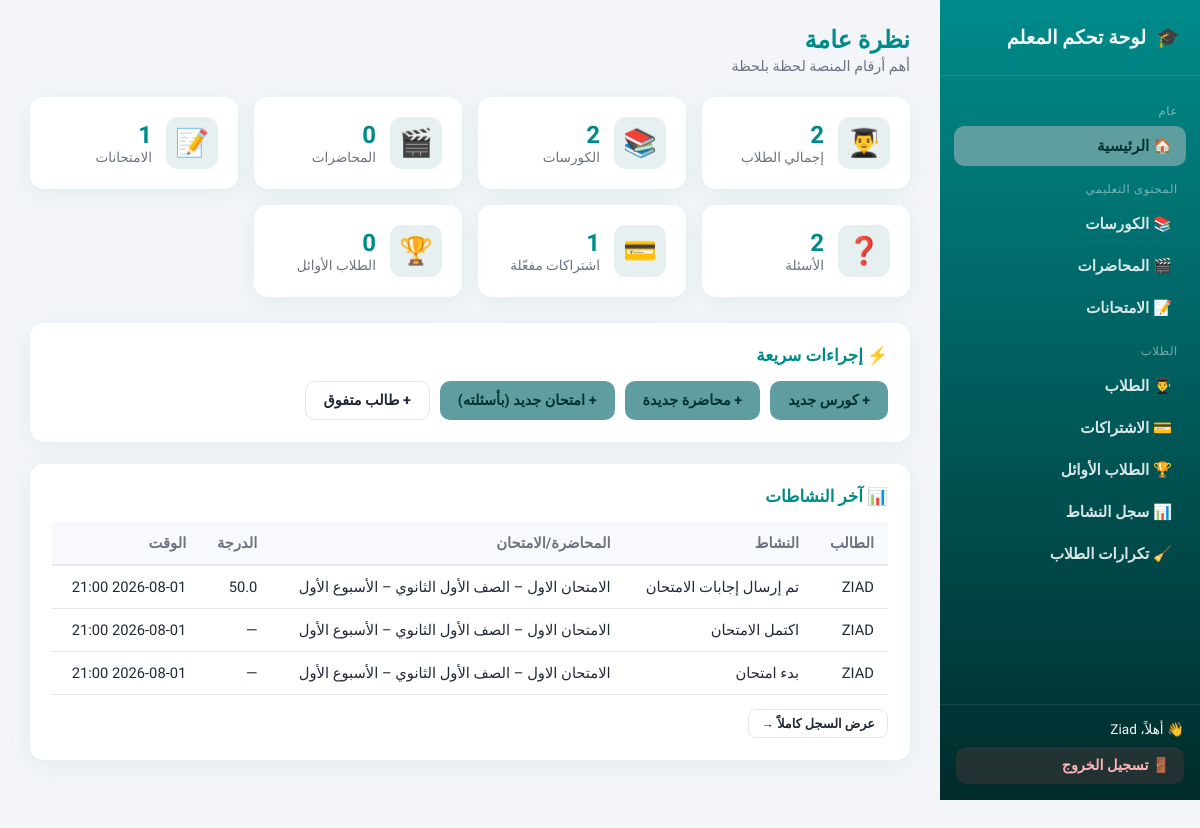
The page /dashboard/ (signed in) on the database its author committed.
### accounts/models.py (models this page shows, shortened)
class ActivityLog(models.Model):
    ACTIVITY_TYPES = [
        ('lecture_view', 'فتح صفحة المحاضرة'),
        ('lecture_progress', 'تقدّم مشاهدة المحاضرة'),
        ('lecture_present', 'اكتمل مشاهدة المحاضرة (حاضر)'),
        ('exam_started', 'بدء امتحان'),
        ('exam_submitted', 'تم إرسال إجابات الامتحان'),
        ('exam_completed', 'اكتمل الامتحان'),
        ('login', 'تسجيل دخول'),
        ('logout', 'تسجيل خروج'),
        ('other', 'نشاط آخر'),
    ]
    student = models.ForeignKey(
        'accounts.Student',
        on_delete=models.CASCADE,
        related_name='activity_logs',
        verbose_name="الطالب"
    )
    activity_type = models.CharField(max_length=30, choices=ACTIVITY_TYPES, verbose_name="نوع النشاط")
    lecture = models.ForeignKey('content.Lecture', null=True, blank=True, on_delete=models.CASCADE, verbose_name="المحاضرة")
    exam = models.ForeignKey('content.Exam', null=True, blank=True, on_delete=models.CASCADE, verbose_name="الامتحان")
    details = models.JSONField(null=True, blank=True, verbose_name="تفاصيل")
    score = models.FloatField(null=True, blank=True, verbose_name="الدرجة")
    created_at = models.DateTimeField(auto_now_add=True, verbose_name="الوقت")
    class Meta:
        verbose_name = "سجل نشاط"
        verbose_name_plural = "سجلات النشاط"
        ordering = ('-created_at',)

class Student(models.Model):
    user = models.OneToOneField(User, on_delete=models.CASCADE, null=True, blank=True)
    full_name = models.CharField(max_length=150, verbose_name="الاسم رباعي")
    parent_phone_number = models.CharField(max_length=15, unique=True, verbose_name="رقم هاتف ولي الأمر")
    governorate = models.CharField(max_length=100, verbose_name="المحافظة")
    grade = models.CharField(
        max_length=50,
        verbose_name="الصف الدراسي",
        choices=[
            ('1', 'الصف الأول الثانوي'),
            ('2', 'الصف الثاني الثانوي'),
            ('3', 'الصف الثالث الثانوي'),
            ('4', 'أولى إعدادي'),
            ('5', 'تانية إعدادي'),
            ('6', 'تالته إعدادي'),
        ]
    )
    password = models.CharField(max_length=128, verbose_name="كلمة المرور", default='default_password')
    courses = models.ManyToManyField(Course, related_name='student_courses', verbose_name="الكورسات", blank=True)
    viewed_lectures = models.ManyToManyField('content.Lecture', related_name='students_who_watched', verbose_name="المحاضرات المشاهدة", blank=True)
    attempted_exams = models.ManyToManyField('content.Exam', related_name='students_who_attempted', verbose_name="الامتحانات المجربة", blank=True)
    videos_watched = models.PositiveIntegerField(default=0, verbose_name="عدد الفيديوهات المشاهدة")
    exams_completed = models.PositiveIntegerField(default=0, verbose_name="عدد الاختبارات المنهية")
    average_score = models.FloatField(default=0.0, verbose_name="متوسط النتائج")
    total_lecture_time = models.PositiveIntegerField(default=0, verbose_name="إجمالي مدة المحاضرات (بالدقائق)")
    total_video_views = models.PositiveIntegerField(default=0, verbose_name="إجمالي عدد مرات مشاهدة الفيديوهات")
    total_exam_views = models.PositiveIntegerField(default=0, verbose_name="إجمالي عدد مرات فتح الاختبارات")
    total_exam_completions = models.PositiveIntegerField(default=0, verbose_name="إجمالي عدد مرات إنهاء الاختبارات")
    def __str__(self):
        return self.full_name

### content/models.py (models this page shows, shortened)
class Exam(models.Model):
    title           = models.CharField(max_length=255, verbose_name="عنوان الامتحان")
    description     = models.TextField(verbose_name="الوصف", null=True, blank=True)
    grade           = models.CharField(max_length=10, choices=GRADE_CHOICES, verbose_name="الصف الدراسي", null=True, blank=True)
    course          = models.ForeignKey("content.Course", on_delete=models.CASCADE, verbose_name="الكورس", null=True, blank=True)
    week            = models.CharField(max_length=10, choices=WEEK_CHOICES, verbose_name="الأسبوع", null=True, blank=True)
    created_at      = models.DateTimeField(auto_now_add=True, verbose_name="تاريخ الإضافة", null=True, blank=True)
    total_mcq_score = models.PositiveIntegerField(default=0, verbose_name="المجموع الكلي للاختيارات")
    duration_minutes= models.PositiveIntegerField(default=30, verbose_name="مدة الامتحان (دقائق)")
    def __str__(self):
        grade_disp = dict(GRADE_CHOICES).get(self.grade, "غير محدد")
        week_disp  = self.get_week_display() if self.week else "غير محدد"
        return f"{self.title} – {grade_disp} – {week_disp}"

### dashboard/views.py (the view)
# urls.py: 2. Add a URL to urlpatterns:  path('', views.home, name='home')
@staff_required
def home(request):
    stats = {
        'students_count': Student.objects.count(),
        'courses_count': Course.objects.count(),
        'lectures_count': Lecture.objects.count(),
        'exams_count': Exam.objects.count(),
        'questions_count': Question.objects.count(),
        'active_subscriptions': Subscription.objects.filter(is_active=True).count(),
        'top_students_count': TopStudent.objects.count(),
    }
    recent_activity = (
        ActivityLog.objects.select_related('student', 'lecture', 'exam')
        .order_by('-created_at')[:10]
    )
    return render(request, 'dashboard/home.html', {
        'stats': stats,
        'recent_activity': recent_activity,
        'registry': REGISTRY,
        'active_nav': 'home',
    })

### accounts/context_processors.py (called while the page is built)
def student_session(request):
    is_registered = request.session.get("is_registered", False)
    student_name = request.session.get("student_name", None)
    student_obj = None
    student_id = request.session.get("student_id")
    if student_id:
        try:
            student_obj = Student.objects.filter(id=student_id).first()
        except Exception:
            student_obj = None
    return {
        "is_registered": is_registered,
        "student_name": student_name,
        "student": student_obj,
    }

### dashboard/templates/dashboard/home.html (shortened to what this page needs)
{% extends "dashboard/base.html" %}
{% block content %}
<div class="dash-topbar">
  <div>
    <h1>نظرة عامة</h1>
    <div class="subtitle">أهم أرقام المنصة لحظة بلحظة</div>
  </div>
</div>
<div class="stats-grid">
  <div class="stat-card">
    <div class="icon">👨‍🎓</div>
    <div>
      <div class="value">{{ stats.students_count }}</div>
      <div class="label">إجمالي الطلاب</div>
    </div>
  </div>
  <div class="stat-card">
    <div class="icon">📚</div>
    <div>
      <div class="value">{{ stats.courses_count }}</div>
      <div class="label">الكورسات</div>
    </div>
  </div>
  <div class="stat-card">
    <div class="icon">🎬</div>
    <div>
      <div class="value">{{ stats.lectures_count }}</div>
      <div class="label">المحاضرات</div>
    </div>
  </div>
  <div class="stat-card">
    <div class="icon">📝</div>
    <div>
      <div class="value">{{ stats.exams_count }}</div>
      <div class="label">الامتحانات</div>
    </div>
  </div>
  <div class="stat-card">
    <div class="icon">❓</div>
    <div>
      <div class="value">{{ stats.questions_count }}</div>
      <div class="label">الأسئلة</div>
    </div>
  </div>
  <div class="stat-card">
    <div class="icon">💳</div>
    <div>
      <div class="value">{{ stats.active_subscriptions }}</div>
      <div class="label">اشتراكات مفعّلة</div>
    </div>
  </div>
  <div class="stat-card">
    <div class="icon">🏆</div>
    <div>
      <div class="value">{{ stats.top_students_count }}</div>
      <div class="label">الطلاب الأوائل</div>
    </div>
  </div>
</div>
<div class="panel">
  <h2>⚡ إجراءات سريعة</h2>
  <div style="display:flex; flex-wrap:wrap; gap:10px;">
    <a class="btn btn-primary" href="{% url 'dashboard:add' 'courses' %}">+ كورس جديد</a>
    <a class="btn btn-primary" href="{% url 'dashboard:add' 'lectures' %}">+ محاضرة جديدة</a>
    <a class="btn btn-primary" href="{% url 'dashboard:add' 'exams' %}">+ امتحان جديد (بأسئلته)</a>
    <a class="btn btn-outline" href="{% url 'dashboard:add' 'top-students' %}">+ طالب متفوق</a>
  </div>
</div>
<div class="panel">
  <h2>📊 آخر النشاطات</h2>
  {% if recent_activity %}
    <div class="table-wrap">
      <table class="dash-table">
        <thead>
          <tr>
            <th>الطالب</th>
            <th>النشاط</th>
            <th>المحاضرة/الامتحان</th>
            <th>الدرجة</th>
            <th>الوقت</th>
          </tr>
        </thead>
        <tbody>
          {% for log in recent_activity %}
          <tr>
            <td>{{ log.student }}</td>
            <td>{{ log.get_activity_type_display }}</td>
            <td>{{ log.lecture|default:log.exam|default:"—" }}</td>
            <td>{{ log.score|default:"—" }}</td>
            <td>{{ log.created_at|date:"Y-m-d H:i" }}</td>
          </tr>
          {% endfor %}
        </tbody>
      </table>
    </div>
    <div style="margin-top:14px;">
      <a class="btn btn-outline btn-sm" href="{% url 'dashboard:activity_log' %}">عرض السجل كاملاً →</a>
    </div>
  {% else %}
    <div class="empty-state">
      <div class="emoji">📭</div>
      لا يوجد أي نشاط مسجل حتى الآن.
    </div>
  {% endif %}
</div>
{% endblock %}

### dashboard/templates/dashboard/base.html (shortened to what this page needs)
{% load static %}
<!DOCTYPE html>
<html lang="ar" dir="rtl">
<head>
  <link rel="stylesheet" href="{% static 'dashboard/css/style.css' %}" />
</head>
<body class="dash-body">
  <div class="dash-shell">
    <aside class="dash-sidebar">
      <div class="brand">
        <span>🎓</span>
        <span>لوحة تحكم المعلم</span>
      </div>
      <nav class="dash-nav">
        <div class="nav-section-title">عام</div>
        <a class="nav-link {% if active_nav == 'home' %}active{% endif %}" href="{% url 'dashboard:home' %}">🏠 الرئيسية</a>
        <div class="nav-section-title">المحتوى التعليمي</div>
        <a class="nav-link {% if active_nav == 'courses' %}active{% endif %}" href="{% url 'dashboard:list' 'courses' %}">📚 الكورسات</a>
        <a class="nav-link {% if active_nav == 'lectures' %}active{% endif %}" href="{% url 'dashboard:list' 'lectures' %}">🎬 المحاضرات</a>
        <a class="nav-link {% if active_nav == 'exams' %}active{% endif %}" href="{% url 'dashboard:list' 'exams' %}">📝 الامتحانات</a>
        <div class="nav-section-title">الطلاب</div>
        <a class="nav-link {% if active_nav == 'students' %}active{% endif %}" href="{% url 'dashboard:list' 'students' %}">👨‍🎓 الطلاب</a>
        <a class="nav-link {% if active_nav == 'subscriptions' %}active{% endif %}" href="{% url 'dashboard:list' 'subscriptions' %}">💳 الاشتراكات</a>
        <a class="nav-link {% if active_nav == 'top-students' %}active{% endif %}" href="{% url 'dashboard:list' 'top-students' %}">🏆 الطلاب الأوائل</a>
        <a class="nav-link {% if active_nav == 'activity-log' %}active{% endif %}" href="{% url 'dashboard:activity_log' %}">📊 سجل النشاط</a>
        <a class="nav-link {% if active_nav == 'duplicates' %}active{% endif %}" href="{% url 'dashboard:student_duplicates' %}">🧹 تكرارات الطلاب</a>
      </nav>
      <div class="sidebar-footer">
        <div style="margin-bottom:10px;">👋 أهلاً، {{ request.user.get_full_name|default:request.user.username }}</div>
        <form method="post" action="{% url 'dashboard:logout' %}">
          <button type="submit" class="logout-btn">🚪 تسجيل الخروج</button>
        </form>
      </div>
    </aside>
    <main class="dash-main">
      {% block content %}{% endblock %}
    </main>
  </div>
</body>
</html>

### dashboard/static/dashboard/css/style.css (style rules this page uses)
:root { --sidebar-w: 260px; --bg: #f3f5f9; --card-bg: #ffffff; --primary: #008b8b; --primary-light: #0e7a79; --accent: #5f9ea0; --accent-soft: #e7f0f1; --danger: #e5484d; --danger-soft: #fdecec; --warning: #f5a524; --text: #1f2937; --text-muted: #6b7280; --border: #e5e7eb; --radius: 14px; --shadow: 0 6px 24px rgba(0, 139, 139, 0.08); font-family: "Tajawal", sans-serif; }
* { box-sizing: border-box; }
body.dash-body { margin: 0; background: var(--bg); color: var(--text); font-family: "Tajawal", sans-serif; direction: rtl; }
a { text-decoration: none; color: inherit; }
.dash-shell { display: flex; min-height: 100vh; }
.dash-sidebar { width: var(--sidebar-w); background: linear-gradient(180deg, var(--primary), #002b2b); color: #f3f8f8; flex-shrink: 0; display: flex; flex-direction: column; position: sticky; top: 0; height: 100vh; overflow-y: auto; }
.dash-sidebar .brand { padding: 26px 20px; font-size: 1.2rem; font-weight: 800; border-bottom: 1px solid rgba(255,255,255,0.08); display: flex; align-items: center; gap: 10px; }
.dash-nav { padding: 14px 10px; flex: 1; }
.dash-nav .nav-section-title { font-size: 0.72rem; color: rgba(243, 248, 248, 0.5); text-transform: uppercase; letter-spacing: .06em; padding: 14px 12px 6px; }
.dash-nav a.nav-link { display: flex; align-items: center; gap: 10px; padding: 11px 14px; margin: 2px 4px; border-radius: 10px; font-weight: 600; font-size: 0.95rem; color: #d7e7e7; transition: 0.2s; }
.dash-nav a.nav-link.active { background: var(--accent); color: #00332f; }
.dash-sidebar .sidebar-footer { padding: 16px; border-top: 1px solid rgba(255,255,255,0.08); font-size: 0.85rem; }
.logout-btn { display: flex; align-items: center; gap: 8px; padding: 10px 14px; border-radius: 10px; background: rgba(229,72,77,0.15); color: #ffb4b6; font-weight: 700; width: 100%; border: none; cursor: pointer; font-family: inherit; font-size: 0.9rem; }
.dash-main { flex: 1; min-width: 0; padding: 26px 30px 60px; }
.dash-topbar { display: flex; align-items: center; justify-content: space-between; margin-bottom: 22px; flex-wrap: wrap; gap: 12px; }
.dash-topbar h1 { font-size: 1.5rem; font-weight: 800; margin: 0; color: var(--primary); }
.dash-topbar .subtitle { color: var(--text-muted); font-size: 0.9rem; margin-top: 4px; }
.stats-grid { display: grid; grid-template-columns: repeat(auto-fit, minmax(190px, 1fr)); gap: 16px; margin-bottom: 26px; }
.stat-card { background: var(--card-bg); border-radius: var(--radius); box-shadow: var(--shadow); padding: 20px; display: flex; align-items: center; gap: 14px; }
.stat-card .icon { font-size: 1.7rem; width: 52px; height: 52px; border-radius: 12px; background: var(--accent-soft); display: flex; align-items: center; justify-content: center; }
.stat-card .value { font-size: 1.5rem; font-weight: 800; color: var(--primary); }
.stat-card .label { font-size: 0.85rem; color: var(--text-muted); }
.panel { background: var(--card-bg); border-radius: var(--radius); box-shadow: var(--shadow); padding: 22px; margin-bottom: 22px; }
.panel h2 { font-size: 1.05rem; margin: 0 0 16px; color: var(--primary); font-weight: 800; }
.btn { display: inline-flex; align-items: center; gap: 6px; padding: 10px 18px; border-radius: 10px; font-weight: 700; font-size: 0.9rem; border: none; cursor: pointer; font-family: inherit; transition: 0.2s; }
.btn-primary { background: var(--accent); color: #00332f; }
.btn-outline { background: transparent; border: 1.5px solid var(--border); color: var(--text); }
.btn-sm { padding: 6px 12px; font-size: 0.8rem; border-radius: 8px; }
.table-wrap { overflow-x: auto; }
table.dash-table { width: 100%; border-collapse: collapse; font-size: 0.92rem; }
table.dash-table th { text-align: right; padding: 12px 14px; background: #f7f9fc; color: var(--text-muted); font-weight: 700; border-bottom: 2px solid var(--border); white-space: nowrap; }
table.dash-table td { padding: 12px 14px; border-bottom: 1px solid var(--border); vertical-align: middle; }

### rows shown on the page
ActivityLog: student "ZIAD", activity_type "تم إرسال إجابات الامتحان", lecture "الامتحان الاول – الصف الأول الثانوي – الأسبوع الأول", score "50.0", created_at "2026-08-01 21:00"
ActivityLog: student "ZIAD", activity_type "اكتمل الامتحان", lecture "الامتحان الاول – الصف الأول الثانوي – الأسبوع الأول", score "—", created_at "2026-08-01 21:00"
ActivityLog: student "ZIAD", activity_type "بدء امتحان", lecture "الامتحان الاول – الصف الأول الثانوي – الأسبوع الأول", score "—", created_at "2026-08-01 21:00"

### other values the page prints
{{ request.user.get_full_name|default:request.user.username }} "Ziad"
{{ stats.students_count }} "2"
{{ stats.courses_count }} "2"
{{ stats.lectures_count }} "0"
{{ stats.exams_count }} "1"
{{ stats.questions_count }} "2"
{{ stats.active_subscriptions }} "1"
{{ stats.top_students_count }} "0"
